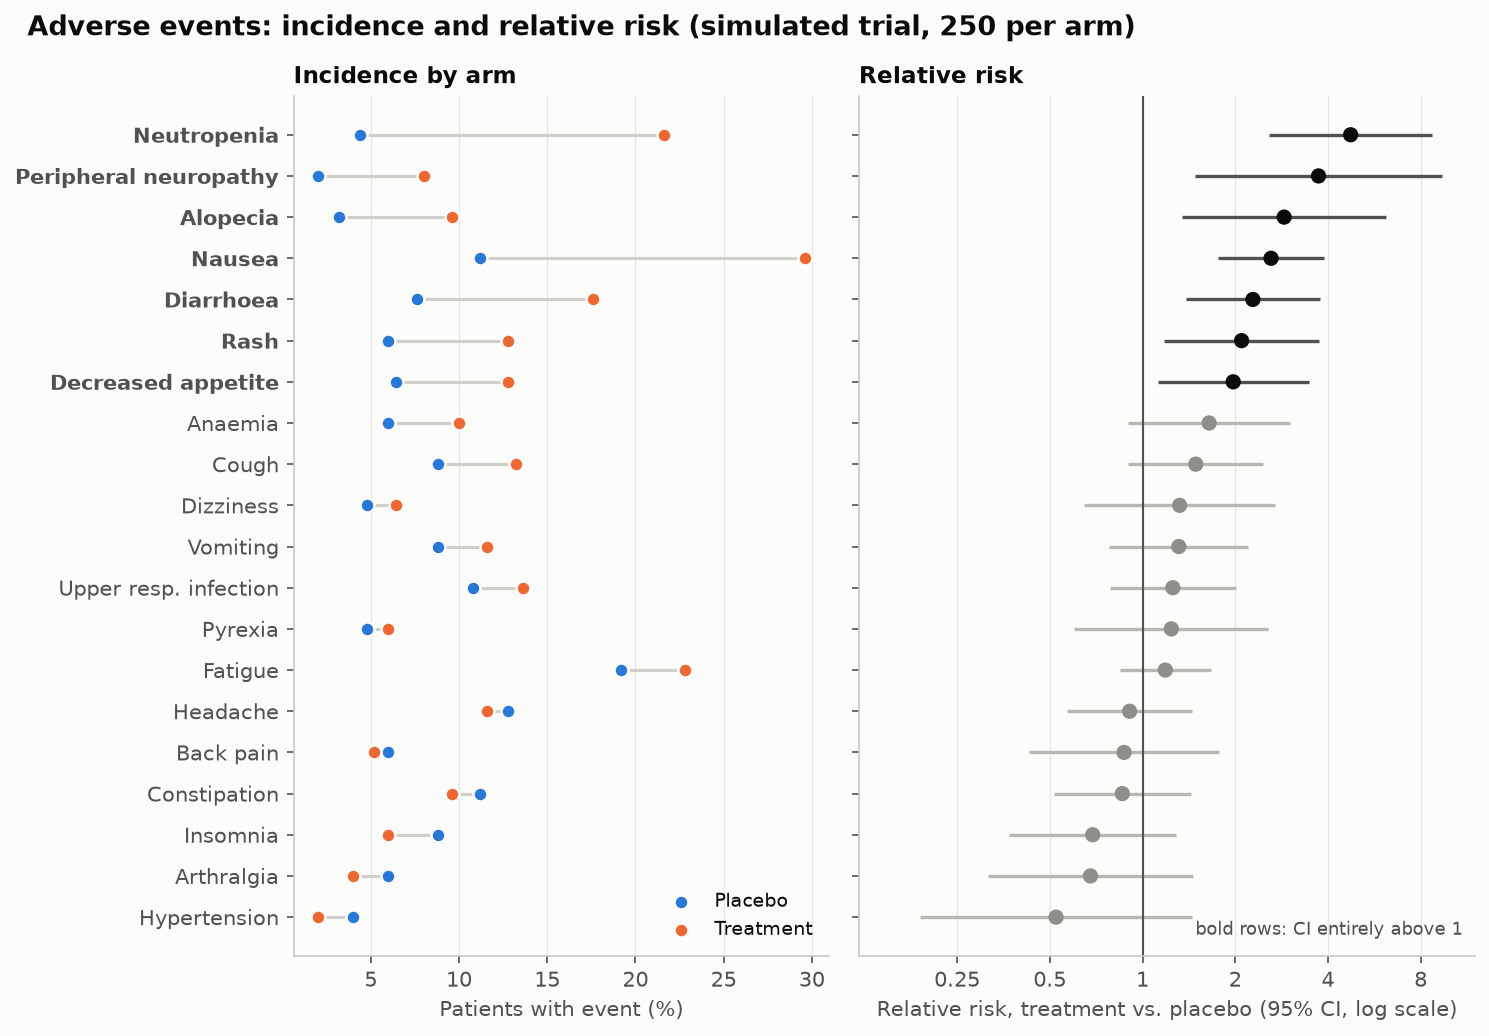

This figure's Python source:
"""
Adverse Event Dot Plot (incidence and relative risk)  -  family: Healthcare & life sciences

DESIGN PURPOSE
Two aligned panels summarise a trial's safety profile. The left panel shows
how often each adverse event occurred in each arm; the right shows the
relative risk with its 95% confidence interval on a log scale. Rows are sorted
by relative risk, so events that are more common on treatment rise to the top
without hiding how common they are.

WHEN TO USE
  - Summarise many adverse event types from a two-arm trial on one page
  - Spot safety signals, meaning events clearly more frequent on treatment,
    while keeping their absolute incidence in view
  - Replace long adverse-event tables in a safety review or a data monitoring
    committee report

AVOID WHEN
  - Events are very rare, so the intervals span orders of magnitude and
    dominate the panel (report counts)
  - More than two arms need comparing (use one panel per comparison)
  - Timing matters more than frequency (use cumulative incidence curves)

ALTERNATIVES
  - Forest plot
  - Volcano plot of adverse events (risk difference vs. p-value)
  - Cumulative incidence curves for key events

REFERENCE
  - Amit, O., Heiberger, R. M. & Lane, P. W. (2008). Graphical approaches to
    the analysis of safety data from clinical trials. Pharmaceutical
    Statistics 7(1), 20–35. https://doi.org/10.1002/pst.254

EXAMPLE
Simulated two-arm trial (250 patients per arm) reporting 20 adverse event
types, with incidence on treatment and on placebo.

NOTE: Examples use simulated data. De-identify patient data before analysing
it in notebooks: executed notebooks store their outputs.

Run:  python adverse_event_dotplot.py
"""
import sys
from pathlib import Path

import numpy as np
import pandas as pd
import matplotlib.pyplot as plt

# Library style: categorical colors in fixed order, recessive axes, hairline grid.
PALETTE = ["#2a78d6", "#eb6834", "#1baf7a", "#eda100",
           "#e87ba4", "#008300", "#6250d6", "#e34948"]
SEQ_CMAP = "Blues"      # sequential: one hue, light -> dark
DIV_CMAP = "RdBu_r"     # diverging: two opposite hues, neutral midpoint
GRAY = "#b8b7b1"        # de-emphasised marks
plt.rcParams.update({
    "figure.figsize": (8, 4.8), "figure.dpi": 110, "figure.facecolor": "#fcfcfb",
    "axes.facecolor": "#fcfcfb", "axes.edgecolor": "#c9c8c3", "axes.linewidth": 0.8,
    "axes.spines.top": False, "axes.spines.right": False,
    "axes.grid": True, "grid.color": "#e6e5e1", "grid.linewidth": 0.6, "axes.axisbelow": True,
    "axes.prop_cycle": plt.cycler(color=PALETTE),
    "axes.titlesize": 13, "axes.titleweight": "bold", "axes.titlelocation": "left",
    "axes.labelcolor": "#52514e", "xtick.color": "#52514e", "ytick.color": "#52514e",
    "text.color": "#0b0b0b", "font.size": 10, "lines.linewidth": 2,
    "legend.frameon": False,
})

# --- Example data ------------------------------------------------------------
rng = np.random.default_rng(90)
n_trt = n_ctl = 250
events = {  # adverse event: (placebo incidence, true relative risk)
    "Nausea": (0.12, 2.4), "Neutropenia": (0.06, 3.0), "Rash": (0.08, 2.2), "Fatigue": (0.20, 1.35),
    "Diarrhoea": (0.10, 1.6), "Alopecia": (0.03, 2.5), "Decreased appetite": (0.07, 1.5),
    "Peripheral neuropathy": (0.04, 1.8), "Anaemia": (0.09, 1.3), "Vomiting": (0.06, 1.4),
    "Headache": (0.14, 1.05), "Constipation": (0.09, 1.1), "Insomnia": (0.07, 0.95),
    "Back pain": (0.08, 0.9), "Cough": (0.10, 1.0), "Dizziness": (0.06, 1.1),
    "Upper resp. infection": (0.11, 0.85), "Arthralgia": (0.07, 0.8), "Hypertension": (0.05, 0.75),
    "Pyrexia": (0.05, 1.2),
}
rows = []
for name, (p0, rr) in events.items():
    x_ctl = rng.binomial(n_ctl, p0)
    x_trt = rng.binomial(n_trt, min(p0 * rr, 0.95))
    a, b = x_trt + 0.5, x_ctl + 0.5                      # 0.5 added to every cell of the 2x2 table
    log_rr = np.log((a / (n_trt + 1)) / (b / (n_ctl + 1)))
    se = np.sqrt(1 / a - 1 / (n_trt + 1) + 1 / b - 1 / (n_ctl + 1))
    rows.append((name, x_trt / n_trt, x_ctl / n_ctl, np.exp(log_rr),
                 np.exp(log_rr - 1.96 * se), np.exp(log_rr + 1.96 * se)))
ae = (pd.DataFrame(rows, columns=["event", "inc_trt", "inc_ctl", "rr", "rr_lo", "rr_hi"])
      .sort_values("rr").reset_index(drop=True))
ae.tail()

# --- Plot --------------------------------------------------------------------
fig, (ax1, ax2) = plt.subplots(1, 2, figsize=(10, 7), sharey=True, width_ratios=[1, 1.15])
y = np.arange(len(ae))
signal = ae["rr_lo"] > 1
ax1.hlines(y, ae[["inc_trt", "inc_ctl"]].min(axis=1) * 100, ae[["inc_trt", "inc_ctl"]].max(axis=1) * 100,
           color="#d0cfca", linewidth=1.5)
ax1.scatter(ae["inc_ctl"] * 100, y, s=45, color=PALETTE[0], label="Placebo", zorder=3,
            edgecolor="#fcfcfb", linewidth=1.2)
ax1.scatter(ae["inc_trt"] * 100, y, s=45, color=PALETTE[1], label="Treatment", zorder=3,
            edgecolor="#fcfcfb", linewidth=1.2)
ax1.set_yticks(y, ae["event"])
for lab, s in zip(ax1.get_yticklabels(), signal):
    lab.set_fontweight("bold" if s else "normal")
ax1.set_xlabel("Patients with event (%)")
ax1.set_title("Incidence by arm", fontsize=11)
ax1.legend(loc="lower right", fontsize=9)
ax1.grid(axis="y", visible=False)

ax2.hlines(y, ae["rr_lo"], ae["rr_hi"], color=np.where(signal, "#52514e", "#b8b7b1"), linewidth=1.6)
ax2.scatter(ae["rr"], y, s=40, color=np.where(signal, "#0b0b0b", "#8f8e88"), zorder=3)
ax2.axvline(1, color="#52514e", linewidth=1)
ax2.set_xscale("log")
ticks = [0.25, 0.5, 1, 2, 4, 8]
ax2.set_xticks(ticks, [f"{t:g}" for t in ticks])
ax2.minorticks_off()
ax2.set_xlim(0.12, 12)
ax2.set_xlabel("Relative risk, treatment vs. placebo (95% CI, log scale)")
ax2.set_title("Relative risk", fontsize=11)
ax2.grid(axis="y", visible=False)
ax2.text(0.98, 0.02, "bold rows: CI entirely above 1", transform=ax2.transAxes, ha="right",
         va="bottom", fontsize=8.5, color="#52514e")
fig.suptitle("Adverse events: incidence and relative risk (simulated trial, 250 per arm)",
             x=0.02, ha="left", fontsize=13, fontweight="bold")
fig.tight_layout()

# --- Save / show -------------------------------------------------------------
out = Path(__file__).with_name(Path(__file__).stem + ".png")
fig.savefig(out, dpi=150, bbox_inches="tight")
print(f"saved {out}")
if "--no-show" not in sys.argv:
    plt.show()
